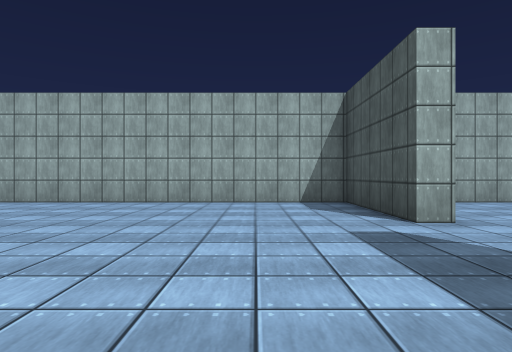
[1] (above)

12 first-person views from a walk through a scene from a Unity 3-D project. The camera is 1.2 m above the floor, looks level and sees 75° across. The floor is counted in squares, 2 m on a side. Each view is taken from the middle of a square. On the plan, view 1 faces up. The plan holds only what a view shows up to about 10 squares ahead; the rest is blank. The place goes on beyond the plan. The player character is not drawn. Surface patterns are stand-ins for the level's own textures.

[2]
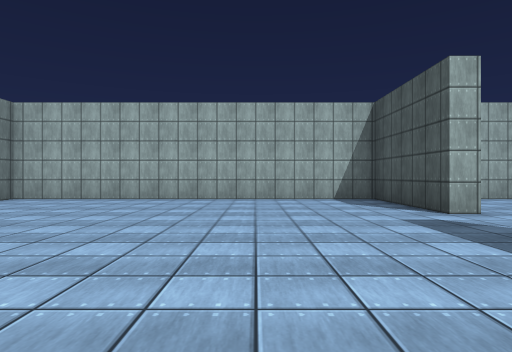

[3]
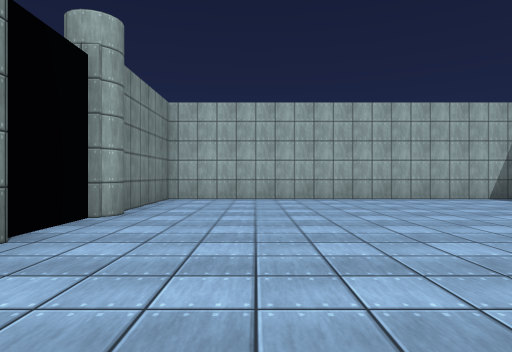

[4]
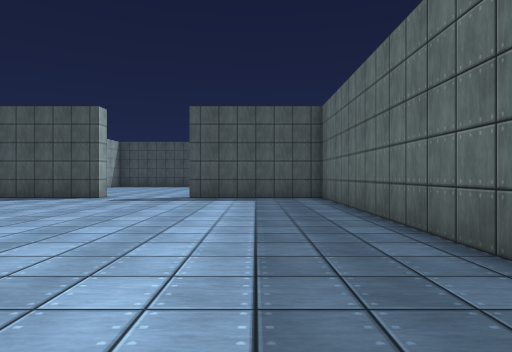

[5]
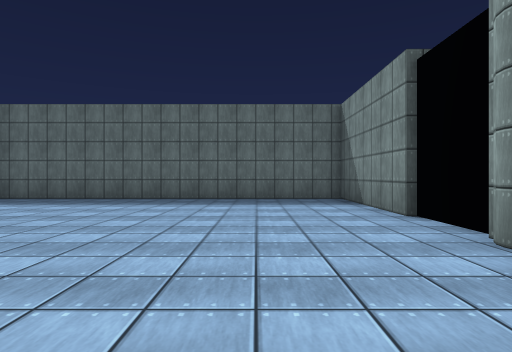

[6]
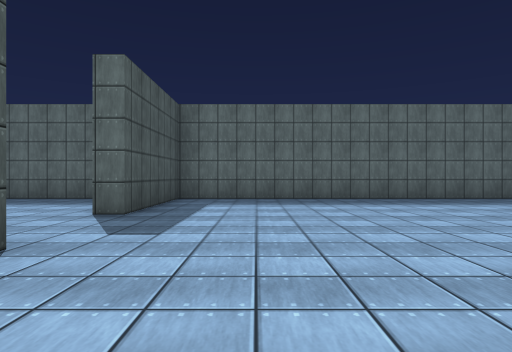

[7]
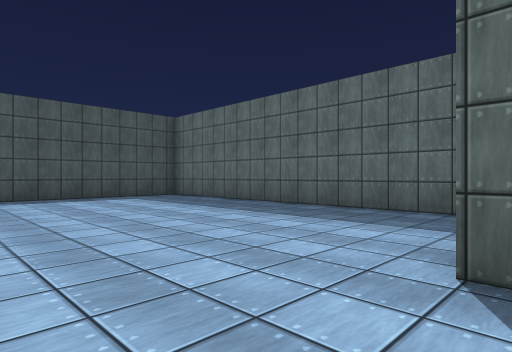

[8]
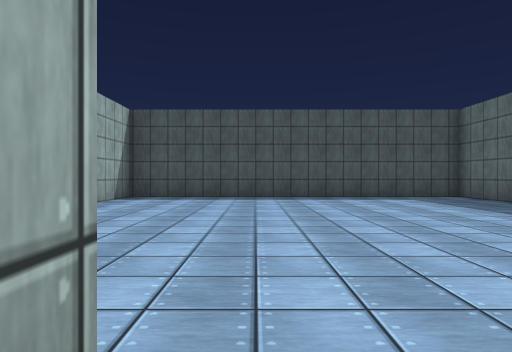

[9]
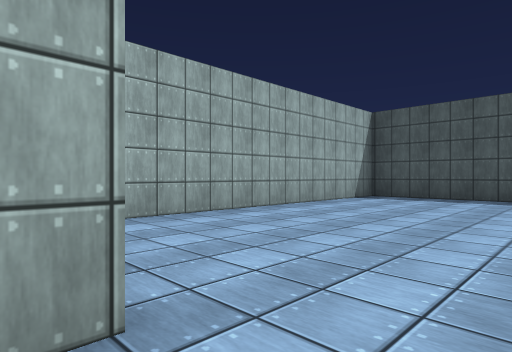

[10]
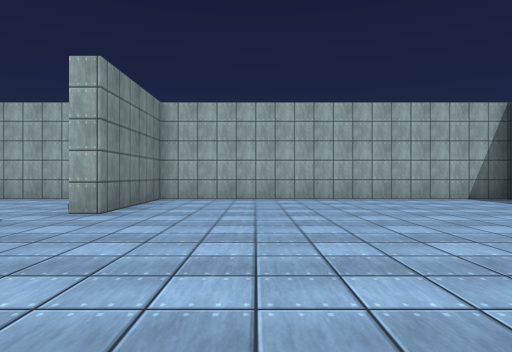

[11]
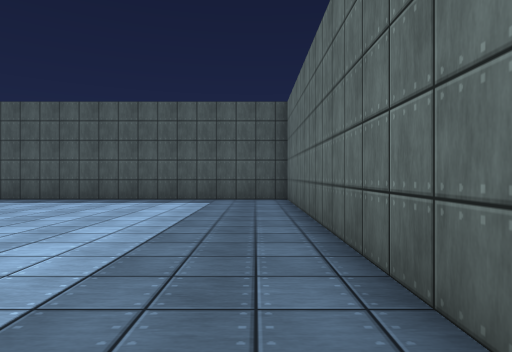

[12]
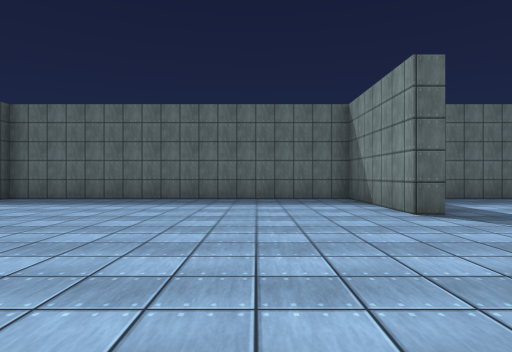

### Floor plan
Points are (right, up) in squares from view 1. A wall is a line through its corners. A room is listed if a view was taken in it or the views show most of it. See-through windows are left out.
Room 1 (views 1, 2, 3, 4, 5, 6, 7, 8, 9)
walls: (-7.3, 2.1) (-7.3, -1.8) (2.1, -1.8) (2.1, 1.8) (2.5, 1.8); (2.5, 4.3) (2.1, 4.3) (2.1, 7.6) (-7.3, 7.6) (-7.3, 4.6)
ways out: opening at (2, 3) to room 2
Room 2 (views 10, 11, 12)
walls: (2.5, 1.8) (2.5, -1.8) (11.5, -1.8) (11.5, 7.6) (2.5, 7.6) (2.5, 4.3)
ways out: opening at (2, 3) to room 1

Positions as (right, up) in squares from view 1, and headings:
1: (0, 0), facing up
2: (-1, -1), facing up
3: (-5, -1), facing up
4: (-7, 0), facing right
5: (-5, 7), facing down
6: (0, 7), facing down
7: (2, 4), facing down-right
8: (2, 4), facing right
9: (2, 3), facing up-right
10: (5, -1), facing up
11: (3, -1), facing right
12: (5, 7), facing down
